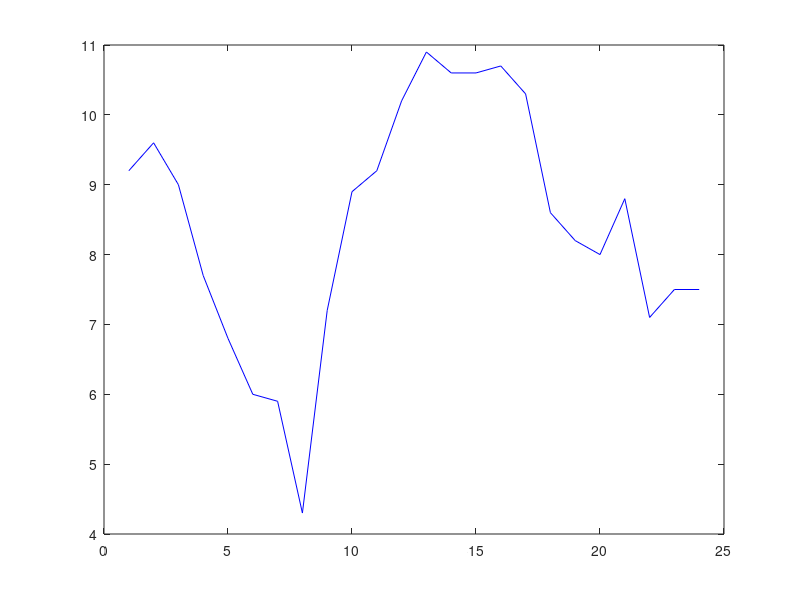

Source code (MATLAB): (Note: this script raises an error after producing the figure.)
%% Weather approximation

%%              Data
temp_even= [9.2, 9.0, 6.8, 5.9, 7.2, 9.2, 10.9, 10.6, 10.3, 8.2, 8.8, 7.5];
temp_odd= [9.6, 7.7, 6.0, 4.3, 8.9, 10.2, 10.6, 10.7, 8.6, 8.0, 7.1, 7.5];
time_even=[0:2:22];
time_odd=[1:2:23];
time_Total=[time_even;time_odd];
time_Total=time_Total(:)';
P = polyfit(time_even,temp_even,1);
Pnew= polyval(P, time_Total);

int_Todd = polyval(P, [1:2:23]);
MSE = sum((int_Todd - temp_odd).^2)/length(temp_odd);
temp_all= [temp_even; temp_odd];
temp_all=temp_all(:)';
int_T= [temp_even;int_Todd];
int_T= int_T(:)';

figure, plot(temp_all, 'b');
hold on
plot(int_T, 'R');
plot(Pnew,'G');
xlabel('Time(h)')
ylabel('Temperature (C)')
hold off
%The interpolated values at all odd times are equal to that in the
%original curve.

%The straight line is inaccurate because it doesnt follow the path of the curve 

%%               MSE
MSE2= zeros(1,9);
for N=1:9
    P = polyfit(time_even,temp_even,N);
    int_Todd= polyval(P, [1:2:23]);
    MSE2(N) = sum((int_Todd - temp_odd).^2)/length(temp_odd);
end


figure, plot(1:9, MSE2,'g')
xlabel('Polynomial Degree')
ylabel('MSE')
%The Curve starts by decreasing till 6, and increase till 9

%The 6th degree has the lowest MSE at 0.9627

%%              This
int_Todd=temp_even;
int_T2= [temp_even;int_Todd];
int_T2=int_T2(:)';
MSE3= sum((int_Todd - temp_odd).^2)/length(temp_odd);

figure, plot(time_Total,temp_all, 'b')
hold on
plot(time_Total,int_T2,'r')
hold off
xlabel('Time(h)')
ylabel('Temperature (C)')
%This is the second lowest MSE. The lowest is still the 6 degree
%polynomial from above

%2) The curve is more accurate than before but still not a good enough
%approximation
%%               local linear interpolation
for N=1:12
        if N==12
        int_Todd2(N)= temp_even(N);
        else
        int_Todd2(N)= (temp_even(N)+ temp_even(N+1))/2;
        end
end
MSE4= sum((int_Todd2 - temp_odd).^2)/length(temp_odd);
int_T3=[temp_even; int_Todd2];
int_T3= int_T3(:)';

figure, plot(0:23, temp_all,'b')
hold on
plot(time_Total, int_T3,'r')
hold off
xlabel('Time(h)')
ylabel('Temperature (C)')
%This is the lowest MSE

%The curve is much more closer in shape to the Original Curve.
%%               piecewise polynomial interpolation special case the cubic spline
int_Todd3= spline(time_even, temp_even, time_odd);
int_Todd3(12)=temp_even(12);
MSE5= sum((int_Todd3 - temp_odd).^2)/length(temp_odd);
int_T4=[temp_even; int_Todd3];
int_T4= int_T4(:)';

figure, plot(time_Total, temp_all,'b')
hold on
plot(time_Total, int_T4,'r')
hold off
xlabel('Time(h)')
ylabel('Temperature (C)')
%1) piecewise polynomial interpolation spline has the second Lowest MSE overall
%2) local linear interpolation has the lowest MSE, therefore is the better approximation. The
%curve looks more accurate than piecewise polynomial interpolation cubic spline
